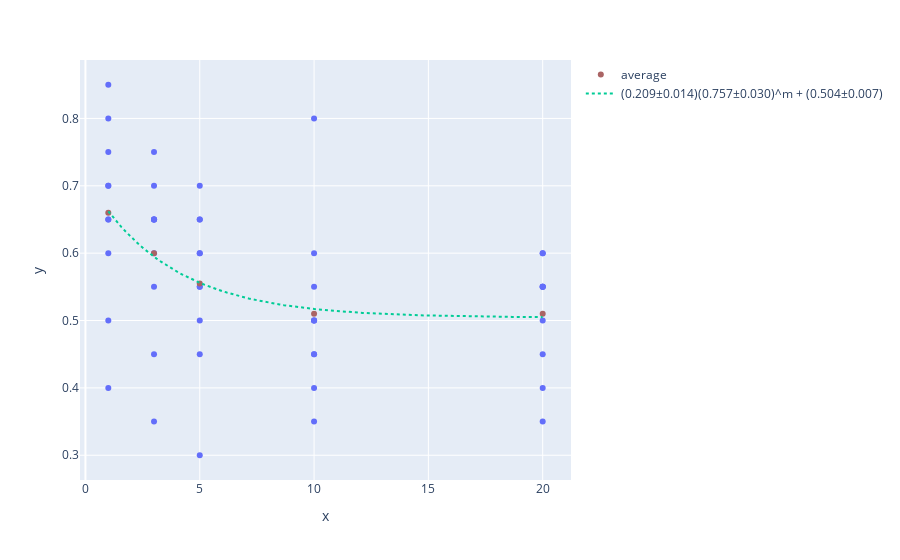

This figure's notebook cell:
### Code cell
niter = 10
nshots = 20
depths = [1,3,5,10,20]
nqubits = 1
qubits = [0]
noise_model = 'PauliErrorOnAll'
params = StandardRBParameters(nqubits, qubits, depths, niter, nshots, noise_model)
data = aquire(params, None, None)
result = extract(data)
list_figs, str_table = plot(data, result, None)
list_figs[0].show()
